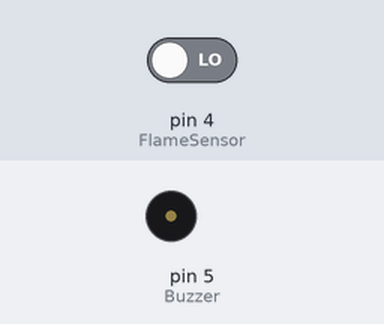
The sketch below on a simulated Arduino Uno, built with avr-gcc and run on an emulated ATmega328P. Parts: buzzer (waves = sounding). The inputs (shaded band) are chosen by the test bench; at power-on: pin 4 (FlameSensor) LOW. The modem accepts every AT command (registered, SIM ready, sends succeed) and sends nothing else; what the sketch prints to the serial monitor is not drawn.

Above: at 2.2 s.
2.3 s: pin 4 (FlameSensor) driven HIGH
At 3.8 s:
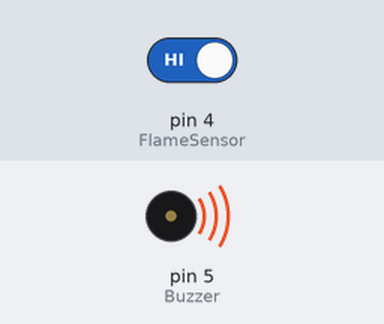
5.3 s: pin 4 (FlameSensor) driven LOW
At 6.3 s:
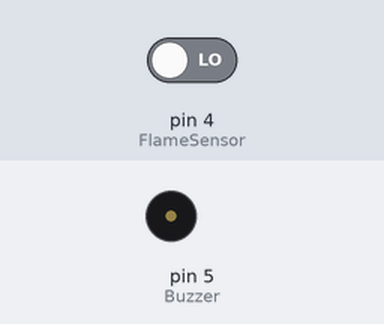
Timing chart, 0 to 8.3 s (numbered marks = the images above; inputs shaded):
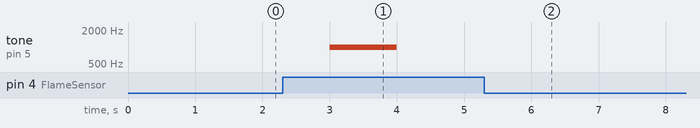

The sketch:

sketch_GSM.ino
```cpp
#include <SoftwareSerial.h>
SoftwareSerial SIM900(7, 8); // gsm module connected here
String textForSMS;

int FlameSensor = 4; // Flame Sensor
int Buzzer = 5; // Alarm/light can be connected with this Buzzer
const int rs = 11 , en = 9 , d4 = 8 , d5 = 6, d6 = 4, d7 = 3;
void setup() {

randomSeed(analogRead(0));
Serial.begin(9600);
SIM900.begin(9600); // original 19200. while enter 9600 for sim900A
Serial.println(" logging time completed!");
pinMode(FlameSensor, INPUT);
delay(1000); // wait for 5 seconds

}

void loop() {


  if ( digitalRead(FlameSensor) == HIGH) //
  {
  textForSMS =  "\nFire Detected!";
  tone(Buzzer, 1000, 1000);
  sendSMS(textForSMS);
  Serial.println(textForSMS);
  Serial.println("message sent.");
  delay(1000);
  }
  if ( digitalRead(FlameSensor) == LOW) //
  {
  Serial.println("No Fire Detected");
  delay(1000);
  }

}


void sendSMS(String message)
{
  SIM900.print("AT+CMGF=1\r");                     // AT command to send SMS message
  delay(1000);
 SIM900.println("AT + CMGS = \"+923339537499\"");  // recipient's mobile number, in international format

  delay(1000);
  SIM900.println(message);                         // message to send
  delay(1000);
  SIM900.println((char)26);                        // End AT command with a ^Z, ASCII code 26
  delay(1000);
  SIM900.println();
  delay(100);                                     // give module time to send SMS

}
```

Measured:
- after the input at 2.3 s, tone on pin 5 (Buzzer): silent → 1000 Hz after 0.70 s, → silent 1.0 s later
- after the input at 5.3 s, tone on pin 5 (Buzzer): stays silent (without the input it goes to 1000 Hz after 2.9 s)
